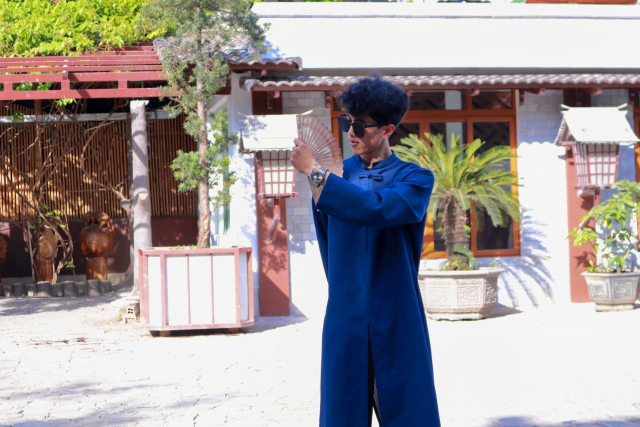
#> input picture data/input/in1.jpg, 1280 x 853 px (shown at 1/2 size)
$ jupyter execute --allow-errors photo_matching.ipynb
#> lines starting #> are read from the running program, lines starting #| are printed output that depends on the picture
# Phát hiện Đặc trưng và Đối sánh Ảnh
## Bài toán: Feature Matching & Siamese Network cho Identification

**Mục tiêu bài thực hành:**
- Làm chủ Pipeline đối sánh ảnh truyền thống (ORB, RANSAC).
- Xây dựng và huấn luyện Siamese Network cho bài toán so khớp đặc trưng sâu.
- So sánh hiệu năng và ứng dụng giữa hai phương pháp.

| STT | Tên | MSSV | Vai trò trong nhóm |
|-----|-----|------|--------------------|
| 1   | Huỳnh Thế Hy | 051205009083 | Team Leader, Algorithm Design |
| 2   | Nghiêm Đức Thuận | 060205003756 | Traditional CV Specialist |
| 3   | Đào Thiện Nhân | 052205008343 | Deep Learning Engineer |
| 4   | Tạ Nguyễn Quốc Triệu | 051205004949 | Data Scientist |
| 5   | Hoàng Phú | 2251120373 | Documentation & Visualization |
| 6   | Thanh Tân | | Tester |

## Phần 1: Thiết lập cấu hình hệ thống
Tập trung các tham số quan trọng vào một nơi để dễ dàng thử nghiệm (Hyperparameter Tuning).

[cell 1]
import cv2
import numpy as np
import matplotlib.pyplot as plt
import torch
import torch.nn as nn
import torch.optim as optim
from torch.utils.data import Dataset, DataLoader, random_split
import torchvision.transforms as transforms
from PIL import Image
import os
import random
import time

# Configuration
#> (the rest of this cell did not finish here and is left out)

## Phần 2: Đối sánh ảnh truyền thống (Traditional CV)
Sử dụng ORB (Oriented FAST and Rotated BRIEF) - một lựa chọn hiệu quả thay thế SIFT/SURF trong môi trường tài nguyên hạn chế.

[cell 2]
# [31 lines left out: function match_features_orb, not called in this run]

# Load demo images
img1 = cv2.imread('../data/input/in1.jpg')
#> img1 is the input picture: shape (853, 1280, 3); mean B, G, R 152.8, 154.3, 160.9
img2 = cv2.imread('../data/input/in2.jpg')
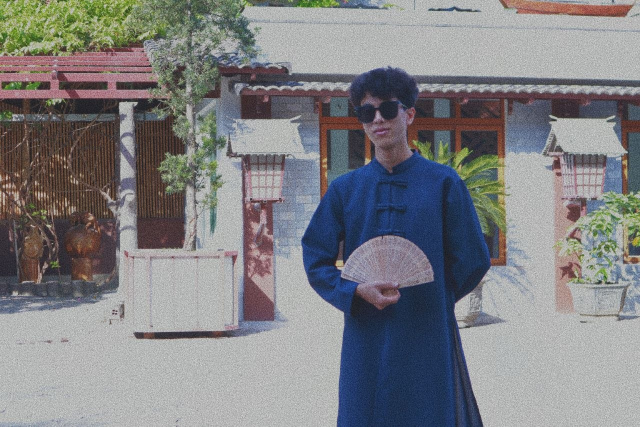
#> input picture data/input/in2.jpg, 1280 x 853 px (shown at 1/2 size)
#> img2 is the input picture: shape (853, 1280, 3); mean B, G, R 131.2, 128.5, 128.2
#> `gray1 = cv2.cvtColor(img1, cv2.COLOR_BGR2GRAY)`:
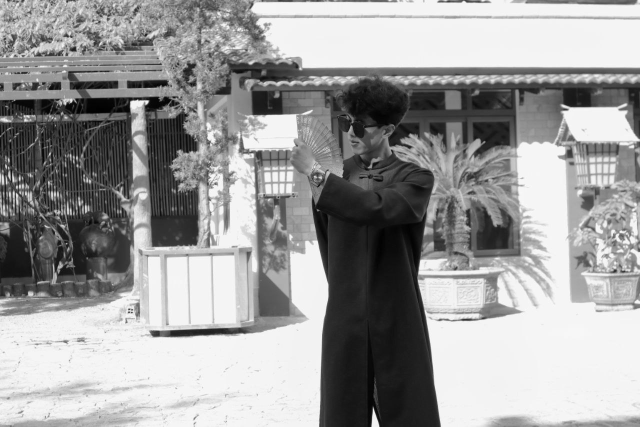
#> gray1: shape (853, 1280) (shown at 1/2 size); min 0, max 255, mean 156.1
#> `gray2 = cv2.cvtColor(img2, cv2.COLOR_BGR2GRAY)`:
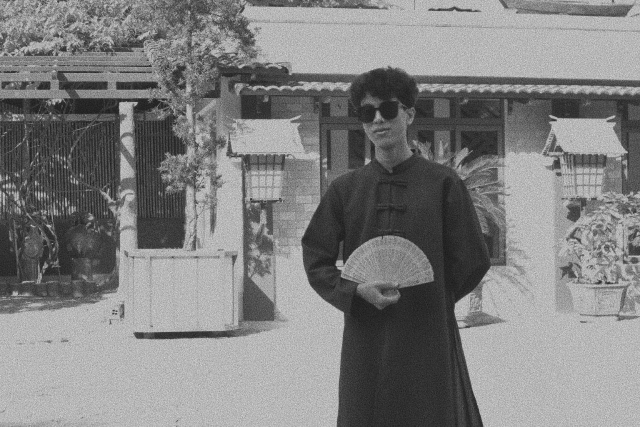
#> gray2: shape (853, 1280) (shown at 1/2 size); min 7, max 242, mean 128.7

#> (the rest of this cell did not finish here and is left out)
